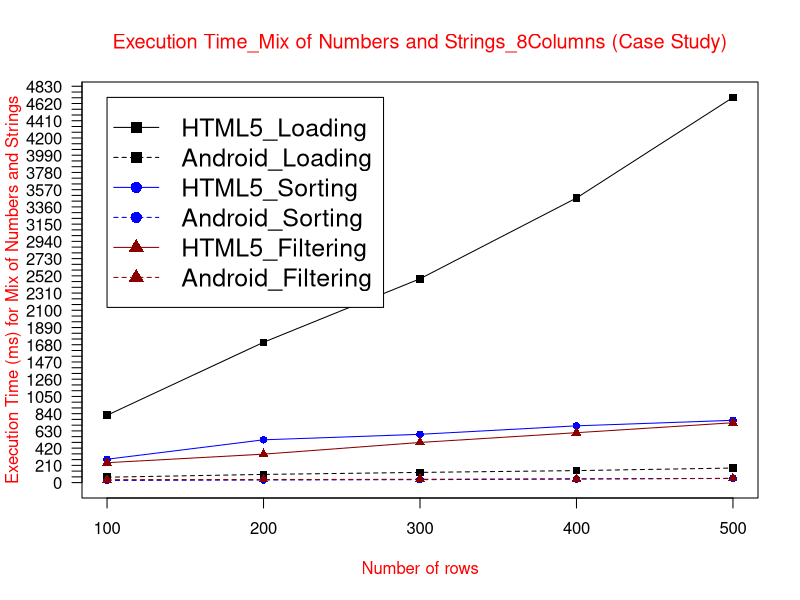

Source code (R):
data <- read.table("(CS)ETmix8col.txt", header = TRUE)

max_y <- max(data)
plot_colors <- c("black", "blue", "red4")
png(filename="(CS)ETmix8Col.png", height = 1000, width = 1300, bg = "white")
plot(data$HTML5_Loading, type = "o", col = plot_colors[1], pch=15,  ylim=c(0,max_y), axes=FALSE, ann=FALSE)
axis(1, at=1:5, lab=c("100", "200", "300", "400", "500"))
axis(2, las=1, at=70*0:max_y, cex.axis = 1)

box()
lines(data$Android_Loading, type="o", pch=15, lty=2, col=plot_colors[1])
lines(data$HTML5_Sorting, type="o", pch=16, lty=1,  col=plot_colors[2])
lines(data$Android_Sorting, type="o", pch=16, lty=2,  col=plot_colors[2])   
lines(data$HTML5_Filtering, type="o", pch=17, lty=1, col=plot_colors[3])
lines(data$Android_Filtering, type="o", pch=17, lty=2,   col=plot_colors[3])

title(main="Execution Time_Mix of Numbers and Strings_8Columns (Case Study)", col.main="red", font.main=6)
title(xlab= "Number of rows", col.lab="red")
title(ylab= "Execution Time (ms) for Mix of Numbers and Strings", col.lab="red")
legend(1, max_y, names(data), cex=1.5, col=c("black", "black","blue", "blue","red4","red4"), pch=c(15,15,16,16,17,17), lty=c(1,2,1,2,1,2));

dev.off()
